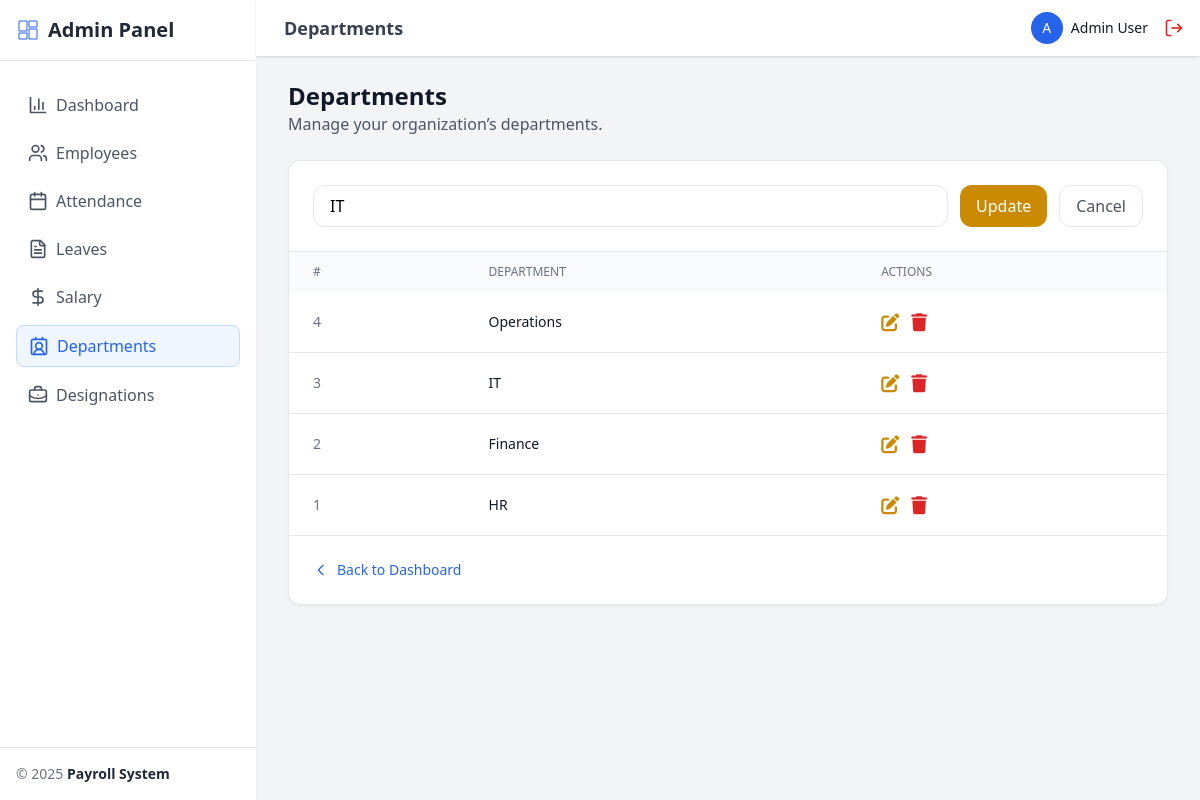
/admin/departments.php?edit=3 (signed in), run on the app's committed database.
### tables this page shows
CREATE TABLE departments (
    id INT AUTO_INCREMENT PRIMARY KEY,
    name VARCHAR(100) NOT NULL
);

### admin/departments.php (the view, shortened to what this page needs)
<?php
require '../includes/auth.php';
$result = $conn->query("SELECT * FROM departments ORDER BY id DESC");
$editDept = null;
if (isset($_GET['edit'])) {
  $id = intval($_GET['edit']);
  $stmt = $conn->prepare("SELECT * FROM departments WHERE id=?");
  $stmt->bind_param("i", $id);
  $stmt->execute();
  $editDept = $stmt->get_result()->fetch_assoc();
}
?>
<!DOCTYPE html>
<html lang="en">
<head>
  <script src="https://cdn.tailwindcss.com"></script>
  <link href="https://cdnjs.cloudflare.com/ajax/libs/font-awesome/6.5.0/css/all.min.css" rel="stylesheet">
  <link rel="stylesheet" href="../assets/css/style.css">
</head>
<body class="bg-gray-100">
  <?php include '../includes/sidebar.php'; ?>
  <div class="flex-1 flex flex-col min-h-screen md:ml-64">
    <?php include '../includes/header.php'; ?>
    <main class="flex-1 pt-20 px-4 md:px-8 pb-8">
      <div class="mb-6">
        <h2 class="text-2xl font-bold text-gray-900">Departments</h2>
        <p class="text-gray-600">Manage your organization’s departments.</p>
      </div>
      <div class="bg-white rounded-xl shadow-sm border border-gray-200">
        <div class="p-6 border-b border-gray-200">
          <form method="POST" class="flex flex-col sm:flex-row gap-3">
            <?php if ($editDept): ?>
              <input
                type="text"
                name="name"
                value="<?= htmlspecialchars($editDept['name']) ?>"
                class="flex-1 border rounded-xl px-4 py-2 focus:ring-2 focus:ring-blue-500"
                required>
              <button type="submit" name="update"
                class="px-4 py-2 bg-yellow-600 text-white rounded-xl hover:bg-yellow-700">
                Update
              </button>
              <a href="departments.php"
                class="px-4 py-2 border rounded-xl text-gray-600 hover:bg-gray-50">
                Cancel
              </a>
            <?php endif; ?>
          </form>
        </div>
        <div class="hidden md:block overflow-x-auto">
          <table class="w-full text-sm">
            <thead class="bg-gray-50">
              <tr>
                <th class="px-6 py-3 text-left text-xs font-medium text-gray-500 uppercase">#</th>
                <th class="px-6 py-3 text-left text-xs font-medium text-gray-500 uppercase">Department</th>
                <th class="px-6 py-3 text-left text-xs font-medium text-gray-500 uppercase">Actions</th>
              </tr>
            </thead>
            <tbody class="divide-y">
              <?php while ($row = $result->fetch_assoc()): ?>
                <tr class="hover:bg-gray-50 transition">
                  <td class="px-6 py-4 text-gray-500"><?= $row['id'] ?></td>
                  <td class="px-6 py-4 font-medium text-gray-900"><?= htmlspecialchars($row['name']) ?></td>
                  <td class="px-6 py-4">
                    <div class="flex space-x-3 text-lg">
                      <a href="departments.php?edit=<?= $row['id'] ?>"
                        class="text-yellow-600 hover:text-yellow-800">
                        <i class="fa-solid fa-pen-to-square"></i>
                      </a>
                      <a href="departments.php?delete=<?= $row['id'] ?>"
                        onclick="return confirm('Delete this department?')"
                        class="text-red-600 hover:text-red-800">
                        <i class="fa-solid fa-trash"></i>
                      </a>
                    </div>
                  </td>
                </tr>
              <?php endwhile; ?>
            </tbody>
          </table>
        </div>
        <div class="p-6 border-t border-gray-200">
          <a href="dashboard.php" class="text-blue-600 hover:text-blue-800 flex items-center text-sm">
            <svg xmlns="http://www.w3.org/2000/svg" class="w-4 h-4 mr-2" fill="none" viewBox="0 0 24 24" stroke="currentColor">
              <path stroke-linecap="round" stroke-linejoin="round" stroke-width="2" d="M15 19l-7-7 7-7"></path>
            </svg> Back to Dashboard
          </a>
        </div>
      </div>
    </main>
  </div>
</body>
</html>

### assets/css/style.css (style rules this page uses)
* { margin: 0; padding: 0; box-sizing: border-box; }

### data on the page
departments: name "IT", id "3"
departments: id "4", name "Operations"
departments: id "2", name "Finance"
departments: id "1", name "HR"

### other printed values
$item['title'] "Dashboard"
$item['title'] "Employees"
$item['title'] "Attendance"
$item['title'] "Leaves"
$item['title'] "Salary"
$item['title'] "Departments"
$item['title'] "Designations"
$pageTitle "Departments"
substr($emp['name'], 0, 1) "A"
$emp['name'] "Admin User"
